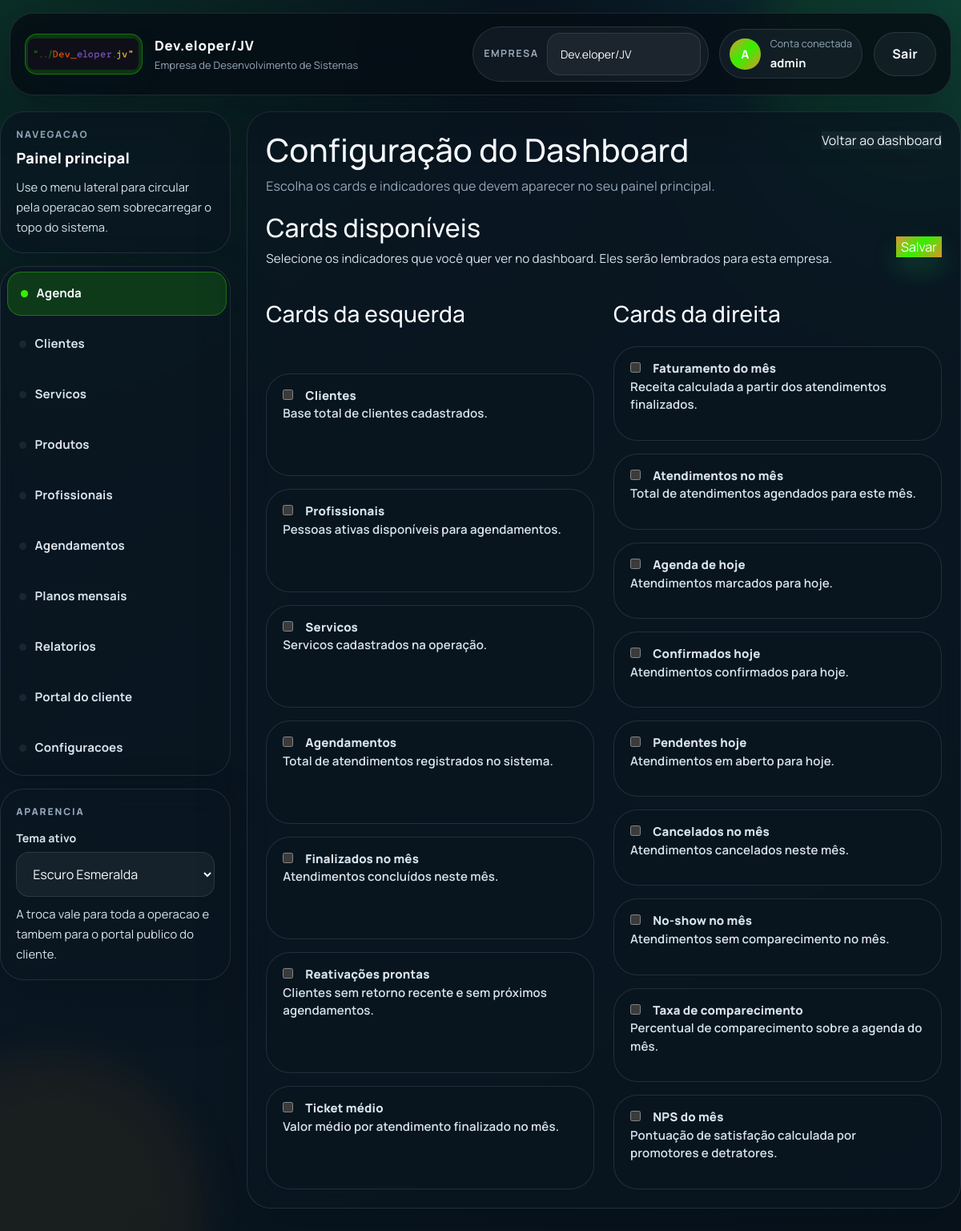
The page /dashboard/configuracao/ (signed in) on the database its author committed.
### empresas/models.py (models this page shows, shortened)
class Empresa(models.Model):
    PLANO_START = "start"
    PLANO_SOLO = "solo"
    PLANO_ADMIN_ONLY = "admin_only"
    PLANO_CHOICES = [
        (PLANO_SOLO, "Solo (1 funcionario com acesso)"),
        (PLANO_START, "Start (ate 5 funcionarios)"),
        (PLANO_ADMIN_ONLY, "Gestao interna (somente administrador)"),
    ]
    nome = models.CharField(max_length=100)
    tipo = models.CharField(max_length=50)
    cnpj = models.CharField(max_length=18, blank=True, null=True)
    whatsapp = models.CharField(max_length=20, blank=True, default="")
    logo = models.ImageField(upload_to="empresas/logos/", blank=True, null=True)
    logo_url = models.URLField(blank=True, default="")
    cor_primaria = models.CharField(max_length=7, blank=True, default="")
    cor_secundaria = models.CharField(max_length=7, blank=True, default="")
    texto_cabecalho = models.CharField(max_length=80, blank=True, default="")
    plano = models.CharField(max_length=20, choices=PLANO_CHOICES, default=PLANO_START)
    valor_mensal = models.DecimalField(max_digits=10, decimal_places=2, default=147)
    limite_profissionais = models.PositiveSmallIntegerField(
        default=5,
        validators=[MinValueValidator(1), MaxValueValidator(5)],
        help_text="Limite comercial de profissionais ativos para esta empresa.",
    )
    portal_token = models.UUIDField(default=uuid.uuid4, unique=True, editable=False, db_index=True)
    data_cadastro = models.DateTimeField(auto_now_add=True)
    usuario = models.OneToOneField('auth.User', on_delete=models.CASCADE, related_name='empresa')
    @property
    def business_profile(self):
        return get_business_profile(self.tipo)

### dashboard/views.py (the view, shortened to what this page needs)
# urls.py: path('configuracao/', views.dashboard_settings, name='dashboard_settings'),
@login_required
def dashboard_settings(request):
    if not is_global_admin(request.user):
        messages.warning(request, 'Somente o administrador da empresa pode alterar os cards do dashboard.')
        return redirect('dashboard_home')
    empresa = get_active_empresa(request)
    if not empresa:
        return redirect('cadastro_empresa')
    preference, _ = DashboardPreference.objects.get_or_create(empresa=empresa)
    cards = get_dashboard_card_definitions(empresa)
    valid_keys = {card['key'] for card in cards}
    categories = {
        'left': [card for card in cards if card['group'] == 'left'],
        'right': [card for card in cards if card['group'] == 'right'],
    }
    return render(request, 'dashboard/dashboard_settings.html', {
        'cards_by_group': categories,
        'selected_card_keys': set(preference.selected_cards or []),
    })

### easyschedule/templates/dashboard/dashboard_settings.html (shortened to what this page needs)
{% extends 'base.html' %}
{% load static %}
{% block content %}
<link rel="stylesheet" href="{% static 'css/pages.css' %}">
<link rel="stylesheet" href="{% static 'css/dashboard.css' %}">
<section class="page-card">
  <div class="page-card-header">
    <div>
      <h1>Configuração do Dashboard</h1>
      <p>Escolha os cards e indicadores que devem aparecer no seu painel principal.</p>
    </div>
    <div class="page-card-actions">
      <a class="btn-secondary" href="{% url 'dashboard_home' %}">Voltar ao dashboard</a>
    </div>
  </div>
  <form method="post" class="dashboard-settings-form">
    <div class="dashboard-settings-header">
      <div>
        <h2>Cards disponíveis</h2>
        <p class="dashboard-settings-note">Selecione os indicadores que você quer ver no dashboard. Eles serão lembrados para esta empresa.</p>
      </div>
      <div class="dashboard-settings-actions">
        <button type="submit" class="btn-success">Salvar</button>
      </div>
    </div>
    <div class="dashboard-settings">
      <div class="dashboard-settings-column">
        <h3>Cards da esquerda</h3>
        {% for card in cards_by_group.left %}
          <label class="dashboard-settings-card">
            <input type="checkbox" name="cards" value="{{ card.key }}" {% if card.key in selected_card_keys %}checked{% endif %}>
            <strong>{{ card.label }}</strong>
            <p>{{ card.description }}</p>
          </label>
        {% endfor %}
      </div>
      <div class="dashboard-settings-column">
        <h3>Cards da direita</h3>
        {% for card in cards_by_group.right %}
          <label class="dashboard-settings-card">
            <input type="checkbox" name="cards" value="{{ card.key }}" {% if card.key in selected_card_keys %}checked{% endif %}>
            <strong>{{ card.label }}</strong>
            <p>{{ card.description }}</p>
          </label>
        {% endfor %}
      </div>
    </div>
  </form>
</section>
{% endblock %}

### easyschedule/templates/base.html (shortened to what this page needs)
{% load static %}
<!DOCTYPE html>
<html
    lang="pt-br"
    data-company-primary="{% if empresa_atual %}{{ empresa_atual.cor_primaria|default:'' }}{% endif %}"
    data-company-secondary="{% if empresa_atual %}{{ empresa_atual.cor_secundaria|default:'' }}{% endif %}"
>
<head>
    <link rel="stylesheet" href="https://cdn.jsdelivr.net/npm/bootstrap@5.3.2/dist/css/bootstrap.min.css">
    <link rel="stylesheet" href="{% static 'css/theme.css' %}">
</head>
<body class="{% if user.is_authenticated %}app-with-sidebar{% endif %}">
    <header class="app-header">
        <div class="container">
            <div class="app-navbar">
                <a class="app-brand" href="{% if user.is_authenticated %}{% url 'dashboard_home' %}{% else %}{% url 'cliente_home' %}{% endif %}">
                    {% if user.is_authenticated and empresa_atual and empresa_atual.logo %}
                    <span class="brand-mark brand-mark-company">
                        <img src="{{ empresa_atual.logo.url }}" alt="Logo {{ empresa_atual.nome }}" class="brand-logo brand-logo-company">
                    </span>
                    {% elif user.is_authenticated and empresa_atual and empresa_atual.logo_url %}
                    <span class="brand-mark brand-mark-company">
                        <img src="{{ empresa_atual.logo_url }}" alt="Logo {{ empresa_atual.nome }}" class="brand-logo brand-logo-company">
                    </span>
                    {% else %}
                    <span class="brand-mark">
                        <img src="{% static 'img/Logo.png' %}" alt="Logo EasySchedule" class="brand-logo">
                    </span>
                    {% endif %}
                    <span class="brand-copy">
                        <strong>{% if user.is_authenticated and empresa_atual %}{{ empresa_atual.nome }}{% else %}EasySchedule{% endif %}</strong>
                        <small>
                            {% if user.is_authenticated %}
                                {% if empresa_atual and empresa_atual.texto_cabecalho %}
                                    {{ empresa_atual.texto_cabecalho }}
                                {% else %}
                                    Sistema de agenda personalizado
                                {% endif %}
                            {% else %}
                                Reserva online com elegancia
                            {% endif %}
                        </small>
                    </span>
                </a>
                {% if user.is_authenticated %}
                <div class="app-toolbar app-toolbar-top">
                    {% if user.is_authenticated and usuario_tem_acesso_global_empresa and empresas_disponiveis %}
                    <form action="{% url 'selecionar_empresa' %}" method="post" class="toolbar-form">
                        <label for="empresa_id">Empresa</label>
                        <select id="empresa_id" name="empresa_id" class="form-select form-select-sm" onchange="this.form.submit()">
                            {% for empresa in empresas_disponiveis %}
                            <option value="{{ empresa.id }}" {% if empresa_atual and empresa.id == empresa_atual.id %}selected{% endif %}>
                                {{ empresa.nome }}
                            </option>
                            {% endfor %}
                        </select>
                    </form>
                    {% elif user.is_authenticated and empresa_atual %}
                    <div class="toolbar-field">
                        <span>Empresa</span>
                        <strong>{{ empresa_atual.nome }}</strong>
                    </div>
                    {% endif %}
                    <div class="app-user-chip">
                        <span class="app-user-avatar">{{ user.username|first|upper }}</span>
                        <span class="app-user-copy">
                            <small>Conta conectada</small>
                            <strong>{{ user.username }}</strong>
                        </span>
                    </div>
                    <form action="{% url 'logout' %}" method="post">
                        <button type="submit" class="btn btn-secondary">Sair</button>
                    </form>
                </div>
                {% endif %}
            </div>
        </div>
    </header>
    <div class="{% if user.is_authenticated %}container app-shell{% else %}app-public-shell{% endif %}">
        {% if user.is_authenticated %}
        <aside class="app-sidebar">
            <div class="app-sidebar-card">
                <span class="sidebar-kicker">Navegacao</span>
                <strong class="sidebar-title">Painel principal</strong>
                <p class="sidebar-text">Use o menu lateral para circular pela operacao sem sobrecarregar o topo do sistema.</p>
            </div>
            <nav class="app-sidebar-nav" aria-label="Navegacao lateral">
                {% if usuario_modulos.dashboard %}
                <a class="app-sidebar-link {% if '/dashboard/' in request.path %}is-active{% endif %}" href="{% url 'dashboard_home' %}">Agenda</a>
                {% endif %}
                {% if not usuario_e_profissional %}
                {% if usuario_modulos.clientes %}
                <a class="app-sidebar-link {% if '/pessoa/' in request.path %}is-active{% endif %}" href="{% url 'pessoa_list' %}">{{ business_profile.client_term_plural|default:"Clientes" }}</a>
                {% endif %}
                {% if usuario_modulos.servicos %}
                <a class="app-sidebar-link {% if '/servicos/' in request.path %}is-active{% endif %}" href="{% url 'servicos_list' %}">{{ business_profile.service_term_plural|default:"Servicos" }}</a>
                {% endif %}
                {% if usuario_modulos.produtos %}
                <a class="app-sidebar-link {% if '/produtos/' in request.path %}is-active{% endif %}" href="{% url 'produtos_list' %}">Produtos</a>
                {% endif %}
                <a class="app-sidebar-link {% if '/profissionais/' in request.path %}is-active{% endif %}" href="{% url 'profissionais_list' %}">{{ business_profile.professional_term_plural|default:"Profissionais" }}</a>
                {% if usuario_modulos.agendamentos %}
                <a class="app-sidebar-link " href="{% url 'agendamentos_list' %}">{{ business_profile.appointment_term_plural|default:"Agendamentos" }}</a>
                {% endif %}
                <a class="app-sidebar-link {% if '/agendamentos/planos/' in request.path %}is-active{% endif %}" href="{% url 'planos_list' %}">Planos mensais</a>
                {% if usuario_modulos.relatorios %}
                <a class="app-sidebar-link {% if '/relatorios/' in request.path %}is-active{% endif %}" href="{% url 'relatorio_page' %}">Relatorios</a>
                {% endif %}
                <a class="app-sidebar-link {% if '/cliente/' in request.path or request.path == '/' %}is-active{% endif %}" href="{% url 'cliente_home' %}">Portal do cliente</a>
                {% if usuario_pode_configurar_empresa %}
                <a class="app-sidebar-link {% if '/empresas/configuracoes/' in request.path %}is-active{% endif %}" href="{% url 'empresa_configuracoes' %}">Configuracoes</a>
                {% endif %}
                {% endif %}
            </nav>
            <div class="app-sidebar-card sidebar-theme-card">
                <span class="sidebar-kicker">Aparencia</span>
                <label for="themePickerSidebar" class="sidebar-theme-label">Tema ativo</label>
                <select id="themePickerSidebar" class="theme-picker" data-theme-picker aria-label="Selecionar tema do sistema">
                    <option value="dark">Escuro Esmeralda</option>
                </select>
                <p class="sidebar-text">A troca vale para toda a operacao e tambem para o portal publico do cliente.</p>
            </div>
        </aside>
        {% endif %}
        <main class="app-main {% if user.is_authenticated %}app-main-shell{% else %}app-main-public{% endif %}">
            {% block content %}{% endblock %}
        </main>
    </div>
</body>
</html>

### rows shown on the page
Empresa: logo (picture), nome "Dev.eloper/JV", texto_cabecalho "Empresa de Desenvolvimento de Sistemas"

### other values the page prints
{{ user.username|first|upper }} "A"
{{ user.username }} "admin"
{{ business_profile.client_term_plural|default:"Clientes" }} "Clientes"
{{ business_profile.service_term_plural|default:"Servicos" }} "Servicos"
{{ business_profile.professional_term_plural|default:"Profissionais" }} "Profissionais"
{{ business_profile.appointment_term_plural|default:"Agendamentos" }} "Agendamentos"
{{ card.label }} "Clientes" "Profissionais" "Servicos" "Agendamentos" "Finalizados no mês" "Reativações prontas" "Ticket médio"
{{ card.description }} "Base total de clientes cadastrados." "Pessoas ativas disponíveis para agendamentos." "Servicos cadastrados na operação." "Total de atendimentos registrados no sistema." "Atendimentos concluídos neste mês." "Clientes sem retorno recente e sem próximos agendamentos." "Valor médio por atendimento finalizado no mês."
{{ card.label }} "Faturamento do mês" "Atendimentos no mês" "Agenda de hoje" "Confirmados hoje" "Pendentes hoje" "Cancelados no mês" "No-show no mês" "Taxa de comparecimento" "NPS do mês"
{{ card.description }} "Receita calculada a partir dos atendimentos finalizados." "Total de atendimentos agendados para este mês." "Atendimentos marcados para hoje." "Atendimentos confirmados para hoje." "Atendimentos em aberto para hoje." "Atendimentos cancelados neste mês." "Atendimentos sem comparecimento no mês." "Percentual de comparecimento sobre a agenda do mês." "Pontuação de satisfação calculada por promotores e detratores."
form field empresa_id "Dev.eloper/JV"
